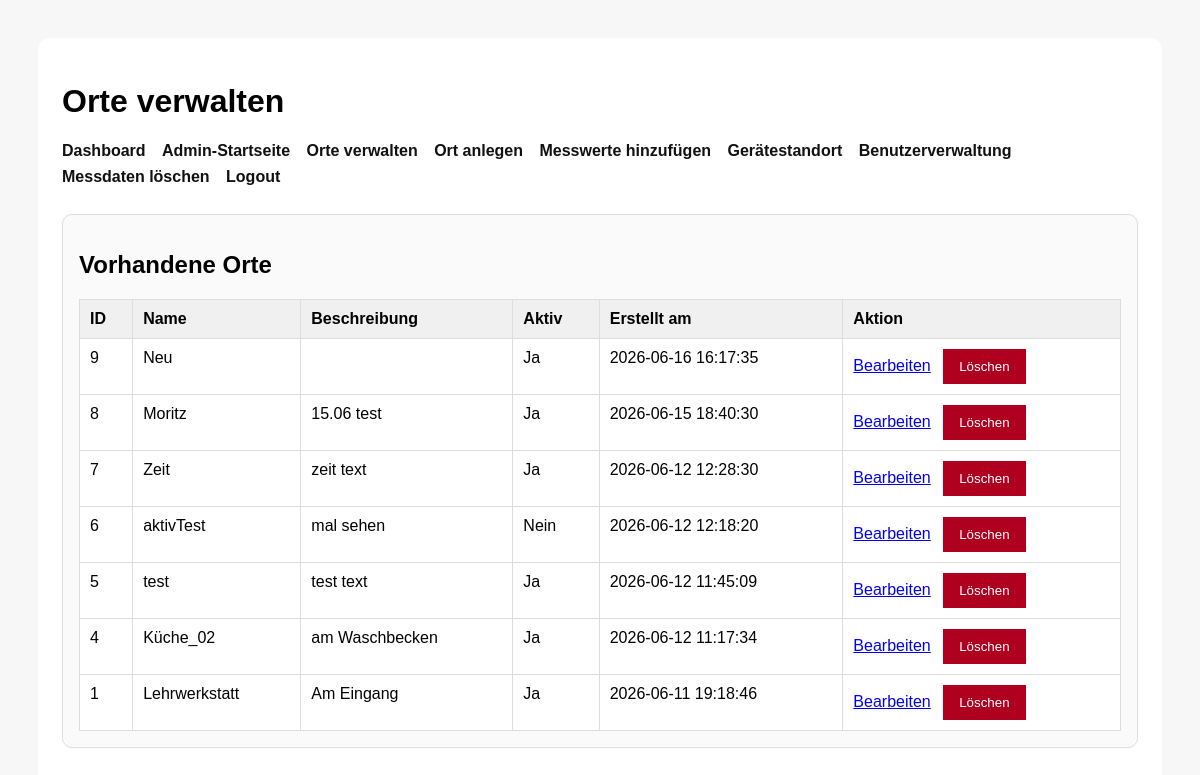
Page /WEBSITE/admin_locations.php (signed in) on the committed database.
### tables this page shows
CREATE TABLE `locations` (
  `id` int(11) NOT NULL,
  `name` varchar(150) NOT NULL,
  `beschreibung` text DEFAULT NULL,
  `aktiv` tinyint(1) NOT NULL DEFAULT 1,
  `created_at` timestamp NOT NULL DEFAULT current_timestamp()
);

### WEBSITE/admin_locations.php (the view, shortened to what this page needs)
<?php
require_once 'db.php';
$stmt = $pdo->query("
    SELECT id, name, beschreibung, aktiv, created_at
    FROM locations
    ORDER BY id DESC
");
$locations = $stmt->fetchAll(PDO::FETCH_ASSOC);
?>
<!DOCTYPE html>
<html lang="de">
<head>
</head>
<body>
    <div class="box">
        <h1>Orte verwalten</h1>
        <div class="toplinks">
            <a href="dashboard.php">Dashboard</a>
            <a href="admin.php">Admin-Startseite</a>
            <a href="admin_locations.php">Orte verwalten</a>
            <a href="add_location.php">Ort anlegen</a>
            <a href="add_measurement.php">Messwerte hinzufügen</a>
            <a href="device_location.php">Gerätestandort</a>
            <a href="admin_users.php">Benutzerverwaltung</a>
            <a href="delete_measurements.php">Messdaten löschen</a>
            <a href="logout.php">Logout</a>
        </div>
        <div class="card">
            <h2>Vorhandene Orte</h2>
            <table>
                <thead>
                    <tr>
                        <th>ID</th>
                        <th>Name</th>
                        <th>Beschreibung</th>
                        <th>Aktiv</th>
                        <th>Erstellt am</th>
                        <th>Aktion</th>
                    </tr>
                </thead>
                <tbody>
                    <?php if (!empty($locations)): ?>
                        <?php foreach ($locations as $location): ?>
                            <tr>
                                <td><?= (int)$location['id'] ?></td>
                                <td><?= htmlspecialchars($location['name']) ?></td>
                                <td><?= nl2br(htmlspecialchars($location['beschreibung'])) ?></td>
                                <td><?= (int)$location['aktiv'] === 1 ? 'Ja' : 'Nein' ?></td>
                                <td><?= htmlspecialchars($location['created_at']) ?></td>
                                <td class="action-links">
                                    <a href="admin_locations.php?edit_id=<?= (int)$location['id'] ?>">Bearbeiten</a>
                                    <form method="post" onsubmit="return confirm('Diesen Ort wirklich löschen?');">
                                        <button type="submit" class="danger-button">Löschen</button>
                                    </form>
                                </td>
                            </tr>
                        <?php endforeach; ?>
                    <?php else: ?>
                        <tr>
                            <td colspan="6">Noch keine Orte vorhanden.</td>
                        </tr>
                    <?php endif; ?>
                </tbody>
            </table>
        </div>
    </div>
</body>
</html>

### WEBSITE/admin_locations.php (style rules this page uses)
body { font-family: Arial, sans-serif; padding: 30px; background: #f7f7f7; }
.box { max-width: 1100px; margin: 0 auto; background: #fff; padding: 24px; border-radius: 12px; }
.toplinks { margin-bottom: 20px; }
.toplinks a { display: inline-block; margin-right: 12px; margin-bottom: 8px; text-decoration: none; color: #111; font-weight: bold; }
.card { border: 1px solid #ddd; border-radius: 10px; padding: 16px; margin-bottom: 20px; background: #fafafa; }
button { padding: 10px 16px; cursor: pointer; }
.danger-button { background: #b00020; color: #fff; border: none; }
table { width: 100%; border-collapse: collapse; background: #fff; }
th, td { border: 1px solid #ddd; padding: 10px; text-align: left; vertical-align: top; }
th { background: #f0f0f0; }
.action-links a, .action-links form { display: inline-block; margin-right: 8px; }
.action-links form { margin: 0; }

### rows in the picture
locations: id "9", name "Neu", aktiv "Ja", created_at "2026-06-16 16:17:35"
locations: id "8", name "Moritz", beschreibung "15.06 test", aktiv "Ja", created_at "2026-06-15 18:40:30"
locations: id "7", name "Zeit", beschreibung "zeit text", aktiv "Ja", created_at "2026-06-12 12:28:30"
locations: id "6", name "aktivTest", beschreibung "mal sehen", aktiv "Nein", created_at "2026-06-12 12:18:20"
locations: id "5", name "test", beschreibung "test text", aktiv "Ja", created_at "2026-06-12 11:45:09"
locations: id "4", name "Küche_02", beschreibung "am Waschbecken", aktiv "Ja", created_at "2026-06-12 11:17:34"
locations: id "1", name "Lehrwerkstatt", beschreibung "Am Eingang", aktiv "Ja", created_at "2026-06-11 19:18:46"
